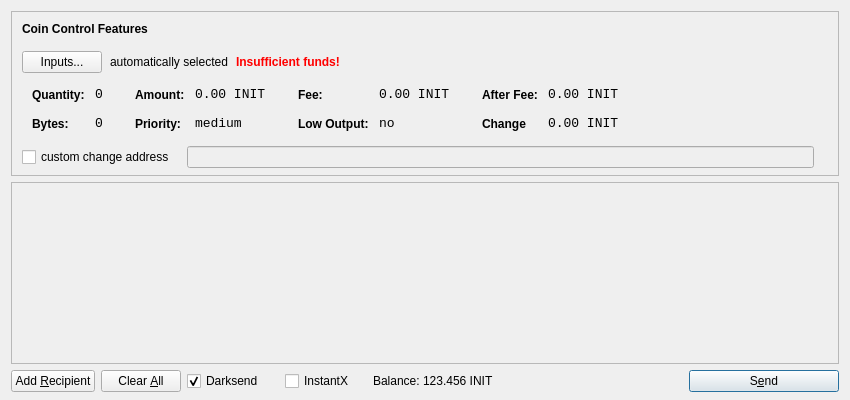
<?xml version="1.0" encoding="UTF-8"?>
<ui version="4.0">
 <class>SendCoinsDialog</class>
 <widget class="QDialog" name="SendCoinsDialog">
  <property name="geometry">
   <rect>
    <x>0</x>
    <y>0</y>
    <width>850</width>
    <height>400</height>
   </rect>
  </property>
  <property name="windowTitle">
   <string>Send Coins</string>
  </property>
  <layout class="QVBoxLayout" name="verticalLayout" stretch="0,1,0">
   <property name="bottomMargin">
    <number>8</number>
   </property>
   <item>
    <widget class="QFrame" name="frameCoinControl">
     <property name="sizePolicy">
      <sizepolicy hsizetype="Expanding" vsizetype="Expanding">
       <horstretch>0</horstretch>
       <verstretch>0</verstretch>
      </sizepolicy>
     </property>
     <property name="maximumSize">
      <size>
       <width>16777215</width>
       <height>16777215</height>
      </size>
     </property>
     <property name="styleSheet">
      <string notr="true"/>
     </property>
     <property name="frameShape">
      <enum>QFrame::StyledPanel</enum>
     </property>
     <property name="frameShadow">
      <enum>QFrame::Sunken</enum>
     </property>
     <layout class="QVBoxLayout" name="verticalLayoutCoinControl2">
      <property name="spacing">
       <number>6</number>
      </property>
      <property name="leftMargin">
       <number>0</number>
      </property>
      <property name="topMargin">
       <number>0</number>
      </property>
      <property name="rightMargin">
       <number>0</number>
      </property>
      <property name="bottomMargin">
       <number>6</number>
      </property>
      <item>
       <layout class="QVBoxLayout" name="verticalLayoutCoinControl" stretch="0,0,0,0,1">
        <property name="spacing">
         <number>0</number>
        </property>
        <property name="leftMargin">
         <number>10</number>
        </property>
        <property name="topMargin">
         <number>10</number>
        </property>
        <item>
         <layout class="QHBoxLayout" name="horizontalLayoutCoinControl1">
          <property name="bottomMargin">
           <number>15</number>
          </property>
          <item>
           <widget class="QLabel" name="labelCoinControlFeatures">
            <property name="sizePolicy">
             <sizepolicy hsizetype="Preferred" vsizetype="Maximum">
              <horstretch>0</horstretch>
              <verstretch>0</verstretch>
             </sizepolicy>
            </property>
            <property name="font">
             <font>
              <weight>75</weight>
              <bold>true</bold>
             </font>
            </property>
            <property name="styleSheet">
             <string notr="true">font-weight:bold;</string>
            </property>
            <property name="text">
             <string>Coin Control Features</string>
            </property>
           </widget>
          </item>
         </layout>
        </item>
        <item>
         <layout class="QHBoxLayout" name="horizontalLayoutCoinControl2" stretch="0,0,0,0">
          <property name="spacing">
           <number>8</number>
          </property>
          <property name="bottomMargin">
           <number>10</number>
          </property>
          <item>
           <widget class="QPushButton" name="pushButtonCoinControl">
            <property name="styleSheet">
             <string notr="true"/>
            </property>
            <property name="text">
             <string>Inputs...</string>
            </property>
           </widget>
          </item>
          <item>
           <widget class="QLabel" name="labelCoinControlAutomaticallySelected">
            <property name="text">
             <string>automatically selected</string>
            </property>
            <property name="margin">
             <number>5</number>
            </property>
           </widget>
          </item>
          <item>
           <widget class="QLabel" name="labelCoinControlInsuffFunds">
            <property name="font">
             <font>
              <weight>75</weight>
              <bold>true</bold>
             </font>
            </property>
            <property name="styleSheet">
             <string notr="true">color:red;font-weight:bold;</string>
            </property>
            <property name="text">
             <string>Insufficient funds!</string>
            </property>
            <property name="margin">
             <number>5</number>
            </property>
           </widget>
          </item>
          <item>
           <spacer name="horizontalSpacerCoinControl">
            <property name="orientation">
             <enum>Qt::Horizontal</enum>
            </property>
            <property name="sizeHint" stdset="0">
             <size>
              <width>40</width>
              <height>1</height>
             </size>
            </property>
           </spacer>
          </item>
         </layout>
        </item>
        <item>
         <widget class="QWidget" name="widgetCoinControl" native="true">
          <property name="sizePolicy">
           <sizepolicy hsizetype="Preferred" vsizetype="Preferred">
            <horstretch>0</horstretch>
            <verstretch>0</verstretch>
           </sizepolicy>
          </property>
          <property name="minimumSize">
           <size>
            <width>0</width>
            <height>0</height>
           </size>
          </property>
          <property name="styleSheet">
           <string notr="true"/>
          </property>
          <layout class="QHBoxLayout" name="horizontalLayoutCoinControl5">
           <property name="leftMargin">
            <number>0</number>
           </property>
           <property name="topMargin">
            <number>0</number>
           </property>
           <property name="rightMargin">
            <number>0</number>
           </property>
           <property name="bottomMargin">
            <number>0</number>
           </property>
           <item>
            <layout class="QHBoxLayout" name="horizontalLayoutCoinControl3" stretch="0,0,0,1">
             <property name="spacing">
              <number>20</number>
             </property>
             <property name="topMargin">
              <number>0</number>
             </property>
             <property name="bottomMargin">
              <number>10</number>
             </property>
             <item>
              <layout class="QFormLayout" name="formLayoutCoinControl1">
               <property name="horizontalSpacing">
                <number>10</number>
               </property>
               <property name="verticalSpacing">
                <number>14</number>
               </property>
               <property name="leftMargin">
                <number>10</number>
               </property>
               <property name="topMargin">
                <number>4</number>
               </property>
               <property name="rightMargin">
                <number>6</number>
               </property>
               <item row="0" column="0">
                <widget class="QLabel" name="labelCoinControlQuantityText">
                 <property name="styleSheet">
                  <string notr="true">font-weight:bold;</string>
                 </property>
                 <property name="text">
                  <string>Quantity:</string>
                 </property>
                 <property name="margin">
                  <number>0</number>
                 </property>
                </widget>
               </item>
               <item row="0" column="1">
                <widget class="QLabel" name="labelCoinControlQuantity">
                 <property name="font">
                  <font>
                   <family>Monospace</family>
                   <pointsize>10</pointsize>
                  </font>
                 </property>
                 <property name="cursor">
                  <cursorShape>IBeamCursor</cursorShape>
                 </property>
                 <property name="contextMenuPolicy">
                  <enum>Qt::ActionsContextMenu</enum>
                 </property>
                 <property name="text">
                  <string>0</string>
                 </property>
                 <property name="margin">
                  <number>0</number>
                 </property>
                 <property name="textInteractionFlags">
                  <set>Qt::LinksAccessibleByMouse|Qt::TextSelectableByKeyboard|Qt::TextSelectableByMouse</set>
                 </property>
                </widget>
               </item>
               <item row="1" column="0">
                <widget class="QLabel" name="labelCoinControlBytesText">
                 <property name="styleSheet">
                  <string notr="true">font-weight:bold;</string>
                 </property>
                 <property name="text">
                  <string>Bytes:</string>
                 </property>
                </widget>
               </item>
               <item row="1" column="1">
                <widget class="QLabel" name="labelCoinControlBytes">
                 <property name="font">
                  <font>
                   <family>Monospace</family>
                   <pointsize>10</pointsize>
                  </font>
                 </property>
                 <property name="cursor">
                  <cursorShape>IBeamCursor</cursorShape>
                 </property>
                 <property name="contextMenuPolicy">
                  <enum>Qt::ActionsContextMenu</enum>
                 </property>
                 <property name="text">
                  <string>0</string>
                 </property>
                 <property name="textInteractionFlags">
                  <set>Qt::LinksAccessibleByMouse|Qt::TextSelectableByKeyboard|Qt::TextSelectableByMouse</set>
                 </property>
                </widget>
               </item>
              </layout>
             </item>
             <item>
              <layout class="QFormLayout" name="formLayoutCoinControl2">
               <property name="horizontalSpacing">
                <number>10</number>
               </property>
               <property name="verticalSpacing">
                <number>14</number>
               </property>
               <property name="leftMargin">
                <number>6</number>
               </property>
               <property name="topMargin">
                <number>4</number>
               </property>
               <property name="rightMargin">
                <number>6</number>
               </property>
               <item row="0" column="0">
                <widget class="QLabel" name="labelCoinControlAmountText">
                 <property name="styleSheet">
                  <string notr="true">font-weight:bold;</string>
                 </property>
                 <property name="text">
                  <string>Amount:</string>
                 </property>
                 <property name="margin">
                  <number>0</number>
                 </property>
                </widget>
               </item>
               <item row="0" column="1">
                <widget class="QLabel" name="labelCoinControlAmount">
                 <property name="font">
                  <font>
                   <family>Monospace</family>
                   <pointsize>10</pointsize>
                  </font>
                 </property>
                 <property name="cursor">
                  <cursorShape>IBeamCursor</cursorShape>
                 </property>
                 <property name="contextMenuPolicy">
                  <enum>Qt::ActionsContextMenu</enum>
                 </property>
                 <property name="text">
                  <string>0.00 INIT</string>
                 </property>
                 <property name="textInteractionFlags">
                  <set>Qt::LinksAccessibleByMouse|Qt::TextSelectableByKeyboard|Qt::TextSelectableByMouse</set>
                 </property>
                </widget>
               </item>
               <item row="1" column="0">
                <widget class="QLabel" name="labelCoinControlPriorityText">
                 <property name="styleSheet">
                  <string notr="true">font-weight:bold;</string>
                 </property>
                 <property name="text">
                  <string>Priority:</string>
                 </property>
                </widget>
               </item>
               <item row="1" column="1">
                <widget class="QLabel" name="labelCoinControlPriority">
                 <property name="font">
                  <font>
                   <family>Monospace</family>
                   <pointsize>10</pointsize>
                  </font>
                 </property>
                 <property name="cursor">
                  <cursorShape>IBeamCursor</cursorShape>
                 </property>
                 <property name="contextMenuPolicy">
                  <enum>Qt::ActionsContextMenu</enum>
                 </property>
                 <property name="text">
                  <string>medium</string>
                 </property>
                 <property name="textInteractionFlags">
                  <set>Qt::LinksAccessibleByMouse|Qt::TextSelectableByKeyboard|Qt::TextSelectableByMouse</set>
                 </property>
                </widget>
               </item>
              </layout>
             </item>
             <item>
              <layout class="QFormLayout" name="formLayoutCoinControl3">
               <property name="horizontalSpacing">
                <number>10</number>
               </property>
               <property name="verticalSpacing">
                <number>14</number>
               </property>
               <property name="leftMargin">
                <number>6</number>
               </property>
               <property name="topMargin">
                <number>4</number>
               </property>
               <property name="rightMargin">
                <number>6</number>
               </property>
               <item row="0" column="0">
                <widget class="QLabel" name="labelCoinControlFeeText">
                 <property name="styleSheet">
                  <string notr="true">font-weight:bold;</string>
                 </property>
                 <property name="text">
                  <string>Fee:</string>
                 </property>
                 <property name="margin">
                  <number>0</number>
                 </property>
                </widget>
               </item>
               <item row="0" column="1">
                <widget class="QLabel" name="labelCoinControlFee">
                 <property name="font">
                  <font>
                   <family>Monospace</family>
                   <pointsize>10</pointsize>
                  </font>
                 </property>
                 <property name="cursor">
                  <cursorShape>IBeamCursor</cursorShape>
                 </property>
                 <property name="contextMenuPolicy">
                  <enum>Qt::ActionsContextMenu</enum>
                 </property>
                 <property name="text">
                  <string>0.00 INIT</string>
                 </property>
                 <property name="textInteractionFlags">
                  <set>Qt::LinksAccessibleByMouse|Qt::TextSelectableByKeyboard|Qt::TextSelectableByMouse</set>
                 </property>
                </widget>
               </item>
               <item row="1" column="0">
                <widget class="QLabel" name="labelCoinControlLowOutputText">
                 <property name="styleSheet">
                  <string notr="true">font-weight:bold;</string>
                 </property>
                 <property name="text">
                  <string>Low Output:</string>
                 </property>
                </widget>
               </item>
               <item row="1" column="1">
                <widget class="QLabel" name="labelCoinControlLowOutput">
                 <property name="font">
                  <font>
                   <family>Monospace</family>
                   <pointsize>10</pointsize>
                  </font>
                 </property>
                 <property name="cursor">
                  <cursorShape>IBeamCursor</cursorShape>
                 </property>
                 <property name="contextMenuPolicy">
                  <enum>Qt::ActionsContextMenu</enum>
                 </property>
                 <property name="text">
                  <string>no</string>
                 </property>
                 <property name="textInteractionFlags">
                  <set>Qt::LinksAccessibleByMouse|Qt::TextSelectableByKeyboard|Qt::TextSelectableByMouse</set>
                 </property>
                </widget>
               </item>
              </layout>
             </item>
             <item>
              <layout class="QFormLayout" name="formLayoutCoinControl4">
               <property name="horizontalSpacing">
                <number>10</number>
               </property>
               <property name="verticalSpacing">
                <number>14</number>
               </property>
               <property name="leftMargin">
                <number>6</number>
               </property>
               <property name="topMargin">
                <number>4</number>
               </property>
               <property name="rightMargin">
                <number>6</number>
               </property>
               <item row="0" column="0">
                <widget class="QLabel" name="labelCoinControlAfterFeeText">
                 <property name="styleSheet">
                  <string notr="true">font-weight:bold;</string>
                 </property>
                 <property name="text">
                  <string>After Fee:</string>
                 </property>
                 <property name="margin">
                  <number>0</number>
                 </property>
                </widget>
               </item>
               <item row="0" column="1">
                <widget class="QLabel" name="labelCoinControlAfterFee">
                 <property name="font">
                  <font>
                   <family>Monospace</family>
                   <pointsize>10</pointsize>
                  </font>
                 </property>
                 <property name="cursor">
                  <cursorShape>IBeamCursor</cursorShape>
                 </property>
                 <property name="contextMenuPolicy">
                  <enum>Qt::ActionsContextMenu</enum>
                 </property>
                 <property name="text">
                  <string>0.00 INIT</string>
                 </property>
                 <property name="textInteractionFlags">
                  <set>Qt::LinksAccessibleByMouse|Qt::TextSelectableByKeyboard|Qt::TextSelectableByMouse</set>
                 </property>
                </widget>
               </item>
               <item row="1" column="0">
                <widget class="QLabel" name="labelCoinControlChangeText">
                 <property name="styleSheet">
                  <string notr="true">font-weight:bold;</string>
                 </property>
                 <property name="text">
                  <string>Change</string>
                 </property>
                </widget>
               </item>
               <item row="1" column="1">
                <widget class="QLabel" name="labelCoinControlChange">
                 <property name="font">
                  <font>
                   <family>Monospace</family>
                   <pointsize>10</pointsize>
                  </font>
                 </property>
                 <property name="cursor">
                  <cursorShape>IBeamCursor</cursorShape>
                 </property>
                 <property name="contextMenuPolicy">
                  <enum>Qt::ActionsContextMenu</enum>
                 </property>
                 <property name="text">
                  <string>0.00 INIT</string>
                 </property>
                 <property name="textInteractionFlags">
                  <set>Qt::LinksAccessibleByMouse|Qt::TextSelectableByKeyboard|Qt::TextSelectableByMouse</set>
                 </property>
                </widget>
               </item>
              </layout>
             </item>
            </layout>
           </item>
          </layout>
         </widget>
        </item>
        <item>
         <layout class="QHBoxLayout" name="horizontalLayoutCoinControl4" stretch="0,0,0">
          <property name="spacing">
           <number>12</number>
          </property>
          <property name="sizeConstraint">
           <enum>QLayout::SetDefaultConstraint</enum>
          </property>
          <property name="topMargin">
           <number>5</number>
          </property>
          <property name="rightMargin">
           <number>5</number>
          </property>
          <item>
           <widget class="QCheckBox" name="checkBoxCoinControlChange">
            <property name="text">
             <string>custom change address</string>
            </property>
           </widget>
          </item>
          <item>
           <widget class="QLineEdit" name="lineEditCoinControlChange">
            <property name="enabled">
             <bool>false</bool>
            </property>
            <property name="sizePolicy">
             <sizepolicy hsizetype="Expanding" vsizetype="Fixed">
              <horstretch>0</horstretch>
              <verstretch>0</verstretch>
             </sizepolicy>
            </property>
           </widget>
          </item>
          <item>
           <widget class="QLabel" name="labelCoinControlChangeLabel">
            <property name="sizePolicy">
             <sizepolicy hsizetype="Preferred" vsizetype="Expanding">
              <horstretch>0</horstretch>
              <verstretch>0</verstretch>
             </sizepolicy>
            </property>
            <property name="minimumSize">
             <size>
              <width>0</width>
              <height>0</height>
             </size>
            </property>
            <property name="text">
             <string/>
            </property>
            <property name="margin">
             <number>3</number>
            </property>
           </widget>
          </item>
         </layout>
        </item>
        <item>
         <spacer name="verticalSpacerCoinControl">
          <property name="orientation">
           <enum>Qt::Vertical</enum>
          </property>
          <property name="sizeHint" stdset="0">
           <size>
            <width>800</width>
            <height>1</height>
           </size>
          </property>
         </spacer>
        </item>
       </layout>
      </item>
     </layout>
    </widget>
   </item>
   <item>
    <widget class="QScrollArea" name="scrollArea">
     <property name="widgetResizable">
      <bool>true</bool>
     </property>
     <widget class="QWidget" name="scrollAreaWidgetContents">
      <property name="geometry">
       <rect>
        <x>0</x>
        <y>0</y>
        <width>830</width>
        <height>152</height>
       </rect>
      </property>
      <layout class="QVBoxLayout" name="verticalLayout_2">
       <property name="leftMargin">
        <number>0</number>
       </property>
       <property name="topMargin">
        <number>0</number>
       </property>
       <property name="rightMargin">
        <number>0</number>
       </property>
       <property name="bottomMargin">
        <number>0</number>
       </property>
       <item>
        <layout class="QVBoxLayout" name="entries">
         <property name="spacing">
          <number>6</number>
         </property>
        </layout>
       </item>
       <item>
        <spacer name="verticalSpacer">
         <property name="orientation">
          <enum>Qt::Vertical</enum>
         </property>
         <property name="sizeHint" stdset="0">
          <size>
           <width>20</width>
           <height>40</height>
          </size>
         </property>
        </spacer>
       </item>
      </layout>
     </widget>
    </widget>
   </item>
   <item>
    <layout class="QHBoxLayout" name="horizontalLayout">
     <item>
      <widget class="QPushButton" name="addButton">
       <property name="toolTip">
        <string>Send to multiple recipients at once</string>
       </property>
       <property name="text">
        <string>Add &amp;Recipient</string>
       </property>
       <property name="autoDefault">
        <bool>false</bool>
       </property>
      </widget>
     </item>
     <item>
      <widget class="QPushButton" name="clearButton">
       <property name="sizePolicy">
        <sizepolicy hsizetype="Minimum" vsizetype="Fixed">
         <horstretch>0</horstretch>
         <verstretch>0</verstretch>
        </sizepolicy>
       </property>
       <property name="toolTip">
        <string>Remove all transaction fields</string>
       </property>
       <property name="text">
        <string>Clear &amp;All</string>
       </property>
       <property name="autoRepeatDelay">
        <number>300</number>
       </property>
       <property name="autoDefault">
        <bool>false</bool>
       </property>
      </widget>
     </item>
     <item>
      <layout class="QHBoxLayout" name="horizontalLayout_2">
       <property name="spacing">
        <number>3</number>
       </property>
       <item>
        <widget class="QCheckBox" name="checkUseDarksend">
         <property name="minimumSize">
          <size>
           <width>95</width>
           <height>0</height>
          </size>
         </property>
         <property name="text">
          <string>Darksend</string>
         </property>
         <property name="checked">
          <bool>true</bool>
         </property>
        </widget>
       </item>
       <item>
        <widget class="QCheckBox" name="checkInstantX">
         <property name="enabled">
          <bool>true</bool>
         </property>
         <property name="minimumSize">
          <size>
           <width>85</width>
           <height>0</height>
          </size>
         </property>
         <property name="text">
          <string>InstantX</string>
         </property>
        </widget>
       </item>
       <item>
        <widget class="QLabel" name="label">
         <property name="sizePolicy">
          <sizepolicy hsizetype="Preferred" vsizetype="Fixed">
           <horstretch>0</horstretch>
           <verstretch>0</verstretch>
          </sizepolicy>
         </property>
         <property name="text">
          <string>Balance:</string>
         </property>
        </widget>
       </item>
       <item>
        <widget class="QLabel" name="labelBalance">
         <property name="sizePolicy">
          <sizepolicy hsizetype="Preferred" vsizetype="Fixed">
           <horstretch>0</horstretch>
           <verstretch>0</verstretch>
          </sizepolicy>
         </property>
         <property name="cursor">
          <cursorShape>IBeamCursor</cursorShape>
         </property>
         <property name="text">
          <string>123.456 INIT</string>
         </property>
         <property name="textInteractionFlags">
          <set>Qt::LinksAccessibleByMouse|Qt::TextSelectableByKeyboard|Qt::TextSelectableByMouse</set>
         </property>
        </widget>
       </item>
      </layout>
     </item>
     <item>
      <spacer name="horizontalSpacer">
       <property name="orientation">
        <enum>Qt::Horizontal</enum>
       </property>
       <property name="sizeHint" stdset="0">
        <size>
         <width>40</width>
         <height>20</height>
        </size>
       </property>
      </spacer>
     </item>
     <item>
      <widget class="QPushButton" name="sendButton">
       <property name="minimumSize">
        <size>
         <width>150</width>
         <height>0</height>
        </size>
       </property>
       <property name="toolTip">
        <string>Confirm the send action</string>
       </property>
       <property name="text">
        <string>S&amp;end</string>
       </property>
       <property name="icon">
        <iconset resource="../bitcoin.qrc">
         <normaloff>:/icons/send</normaloff>:/icons/send</iconset>
       </property>
       <property name="default">
        <bool>true</bool>
       </property>
      </widget>
     </item>
    </layout>
   </item>
  </layout>
 </widget>
 <resources>
  <include location="../bitcoin.qrc"/>
 </resources>
 <connections/>
</ui>
